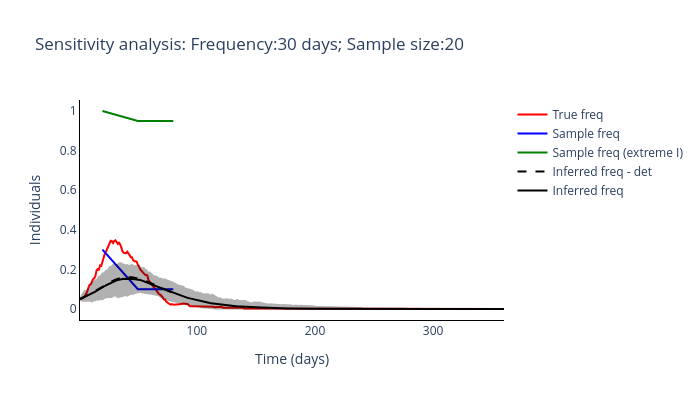

Source (notebook cell):
### Code cell
routine_run(freq_samplying_range[5], sample_size_range[0])

### Figure 1 — Plotly figure (JSON) as saved in the notebook; plotly's stock layout.template omitted (floating-point values rounded to 4 significant figures; data arrays with more than 128 entries replaced by an {"elided": "..."} marker saying what was removed)
{"data": [{"line": {"color": "red"}, "mode": "lines", "name": "True freq", "type": "scatter", "x": {"elided": "360 int values"}, "y": {"elided": "360 float values"}}, {"line": {"color": "blue"}, "mode": "lines", "name": "Sample freq", "type": "scatter", "x": [20, 50, 80], "y": [0.3, 0.1, 0.1]}, {"line": {"color": "green"}, "mode": "lines", "name": "Sample freq (extreme I)", "type": "scatter", "x": [20, 50, 80], "y": [1, 0.95, 0.95]}, {"line": {"color": "black", "dash": "dash"}, "mode": "lines", "name": "Inferred freq - det", "type": "scatter", "x": {"elided": "360 int values"}, "y": [0.05, 0.05269, 0.05548, 0.05838, 0.06137, 0.06446, 0.06763, 0.0709, 0.07425, 0.07768, 0.08118, 0.08474, 0.08835, 0.09203, 0.09574, 0.09949, 0.1032, 0.107, 0.1107, 0.1144, 0.118, 0.1216, 0.1251, 0.1285, 0.1318, 0.1349, 0.138, 0.1409, 0.1436, 0.1462, 0.1486, 0.1508, 0.1528, 0.1546, 0.1562, 0.1576, 0.1588, 0.1598, 0.1605, 0.161, 0.1613, 0.1613, 0.1612, 0.1608, 0.1602, 0.1595, 0.1585, 0.1574, 0.1561, 0.1547, 0.153, 0.1513, 0.1494, 0.1474, 0.1452, 0.143, 0.1406, 0.1382, 0.1357, 0.1331, 0.1305, 0.1279, 0.1252, 0.1225, 0.1198, 0.117, 0.1143, 0.1116, 0.1089, 0.1061, 0.1034, 0.1008, 0.09809, 0.09545, 0.09284, 0.09027, 0.08773, 0.08522, 0.08276, 0.08034]}, {"line": {"color": "black"}, "mode": "lines", "name": "Inferred freq", "type": "scatter", "x": {"elided": "360 int values"}, "y": {"elided": "360 float values"}}, {"fill": "toself", "fillcolor": "black", "line": {"color": "black"}, "mode": "lines", "name": "Inferred freq", "opacity": 0.3, "showlegend": false, "type": "scatter", "x": {"elided": "720 int values"}, "y": {"elided": "720 float values"}}], "layout": {"height": 400, "plot_bgcolor": "white", "title": {"text": "Sensitivity analysis: Frequency:30 days; Sample size:20"}, "width": 700, "xaxis": {"linecolor": "black", "title": {"text": "Time (days)"}}, "yaxis": {"linecolor": "black", "title": {"text": "Individuals"}}}}
